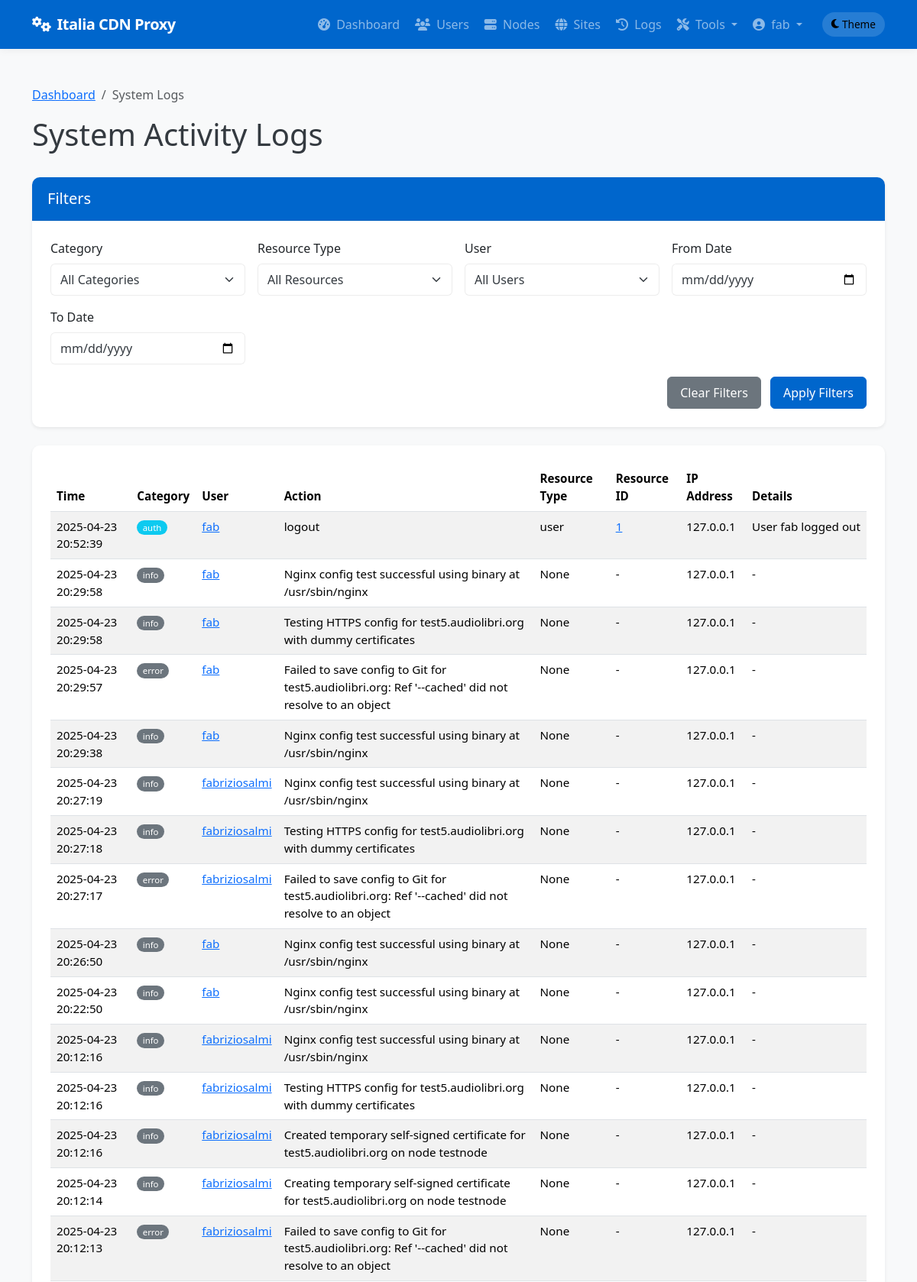
The page /admin/system/logs (signed in, upper part) on the database its author committed.
### app/models/models.py (models this page shows, shortened)
class User(db.Model):
    __tablename__ = 'users'
    id = db.Column(db.Integer, primary_key=True)
    username = db.Column(db.String(64), unique=True, index=True, nullable=False)
    email = db.Column(db.String(120), unique=True, index=True, nullable=False)
    password_hash = db.Column(db.String(128), nullable=False)
    role = db.Column(db.String(20), nullable=False, default='client')  # 'admin' or 'client'
    is_active = db.Column(db.Boolean, default=True)
    created_at = db.Column(db.DateTime, default=datetime.utcnow)
    last_login = db.Column(db.DateTime, nullable=True)
    sites = db.relationship('Site', backref='owner', lazy='dynamic')
    def is_admin(self):
        return self.role == 'admin'

class SystemLog(db.Model):
    __tablename__ = 'system_logs'
    id = db.Column(db.Integer, primary_key=True)
    user_id = db.Column(db.Integer, db.ForeignKey('users.id'), nullable=True)  # Null for system events
    category = db.Column(db.String(32), nullable=False)  # auth, admin, system, security, etc.
    action = db.Column(db.String(64), nullable=False)    # login, logout, create, delete, etc.
    resource_type = db.Column(db.String(32), nullable=True)  # user, node, site, etc.
    resource_id = db.Column(db.Integer, nullable=True)       # ID of the affected resource
    details = db.Column(db.Text, nullable=True)              # Additional details
    ip_address = db.Column(db.String(45), nullable=True)     # IP address of user/system
    created_at = db.Column(db.DateTime, default=datetime.utcnow)
    user = db.relationship('User', backref=db.backref('system_logs', lazy='dynamic'))

### app/controllers/admin.py (the view, shortened to what this page needs)
@admin.route('/system/logs')
@login_required
@admin_required
def system_logs():
    category = request.args.get('category')
    user_id = request.args.get('user_id')
    resource_type = request.args.get('resource_type')
    from_date = request.args.get('from_date')
    to_date = request.args.get('to_date')
    from app.models.models import SystemLog
    query = SystemLog.query
    if category:
        query = query.filter(SystemLog.category == category)
    if user_id:
        query = query.filter(SystemLog.user_id == user_id)
    if resource_type:
        query = query.filter(SystemLog.resource_type == resource_type)
    if from_date:
        try:
            from_datetime = datetime.strptime(from_date, '%Y-%m-%d')
            query = query.filter(SystemLog.created_at >= from_datetime)
        except ValueError:
            pass
    categories = db.session.query(SystemLog.category).distinct().all()
    resource_types = db.session.query(SystemLog.resource_type).distinct().all()
    users = User.query.all()
    page = request.args.get('page', 1, type=int)
    logs = query.order_by(SystemLog.created_at.desc()).paginate(page=page, per_page=50)
    return render_template('admin/system_logs.html',
                          logs=logs,
                          categories=[c[0] for c in categories if c[0]],
                          resource_types=[r[0] for r in resource_types if r[0]],
                          users=users,
                          filters={
                              'category': category,
                              'user_id': user_id,
                              'resource_type': resource_type,
                              'from_date': from_date,
                              'to_date': to_date
                          })

### app/templates/admin/system_logs.html (shortened to what this page needs)
{% extends 'base.html' %}
{% block content %}
<div class="container py-4">
    <nav aria-label="breadcrumb">
        <ol class="breadcrumb">
            <li class="breadcrumb-item"><a href="{{ url_for('admin.dashboard') }}">Dashboard</a></li>
            <li class="breadcrumb-item active" aria-current="page">System Logs</li>
        </ol>
    </nav>
    <div class="d-flex justify-content-between align-items-center mb-4">
        <h1>System Activity Logs</h1>
    </div>
    <div class="card shadow-sm mb-4">
        <div class="card-header bg-primary text-white">
            <h5 class="card-title mb-0">Filters</h5>
        </div>
        <div class="card-body">
            <form method="GET" action="{{ url_for('admin.system_logs') }}" class="row g-3">
                <div class="col-md-3">
                    <label for="category" class="form-label">Category</label>
                    <select class="form-select" id="category" name="category">
                        <option value="">All Categories</option>
                    </select>
                </div>
                <div class="col-md-3">
                    <label for="resource_type" class="form-label">Resource Type</label>
                    <select class="form-select" id="resource_type" name="resource_type">
                        <option value="">All Resources</option>
                    </select>
                </div>
                <div class="col-md-3">
                    <label for="user_id" class="form-label">User</label>
                    <select class="form-select" id="user_id" name="user_id">
                        <option value="">All Users</option>
                    </select>
                </div>
                <div class="col-md-3">
                    <label for="from_date" class="form-label">From Date</label>
                    <input type="date" class="form-control" id="from_date" name="from_date" value="{{ filters.from_date }}">
                </div>
                <div class="col-md-3">
                    <label for="to_date" class="form-label">To Date</label>
                    <input type="date" class="form-control" id="to_date" name="to_date" value="{{ filters.to_date }}">
                </div>
                <div class="col-md-12 text-end">
                    <a href="{{ url_for('admin.system_logs') }}" class="btn btn-secondary me-2">Clear Filters</a>
                    <button type="submit" class="btn btn-primary">Apply Filters</button>
                </div>
            </form>
        </div>
    </div>
    <div class="card shadow-sm">
        <div class="card-body">
            {% if logs.items %}
                <div class="table-responsive">
                    <table class="table table-striped table-hover">
                        <thead>
                            <tr>
                                <th>Time</th>
                                <th>Category</th>
                                <th>User</th>
                                <th>Action</th>
                                <th>Resource Type</th>
                                <th>Resource ID</th>
                                <th>IP Address</th>
                                <th>Details</th>
                            </tr>
                        </thead>
                        <tbody>
                            {% for log in logs.items %}
                            <tr>
                                <td>{{ log.created_at.strftime('%Y-%m-%d %H:%M:%S') }}</td>
                                <td>
                                    <span class="badge rounded-pill
                                    {% if log.category == 'auth' %}bg-info
                                    {% elif log.category == 'admin' %}bg-primary
                                    {% elif log.category == 'security' %}bg-danger
                                    {% elif log.category == 'system' %}bg-success
                                    {% else %}bg-secondary{% endif %}">
                                        {{ log.category }}
                                    </span>
                                </td>
                                <td>
                                    {% if log.user %}
                                        <a href="{{ url_for('admin.edit_user', user_id=log.user_id) }}">{{ log.user.username }}</a>
                                    {% else %}
                                        <span class="text-muted">System</span>
                                    {% endif %}
                                </td>
                                <td>{{ log.action }}</td>
                                <td>{{ log.resource_type }}</td>
                                <td>
                                    {% if log.resource_type == 'site' and log.resource_id %}
                                        <a href="{{ url_for('admin.view_site', site_id=log.resource_id) }}">{{ log.resource_id }}</a>
                                    {% elif log.resource_type == 'node' and log.resource_id %}
                                        <a href="{{ url_for('admin.view_node', node_id=log.resource_id) }}">{{ log.resource_id }}</a>
                                    {% elif log.resource_type == 'user' and log.resource_id %}
                                        <a href="{{ url_for('admin.edit_user', user_id=log.resource_id) }}">{{ log.resource_id }}</a>
                                    {% else %}
                                        {{ log.resource_id if log.resource_id else '-' }}
                                    {% endif %}
                                </td>
                                <td>{{ log.ip_address or '-' }}</td>
                                <td>
                                    <span class="text-truncate d-inline-block" style="max-width: 300px;" title="{{ log.details }}">
                                        {{ log.details or '-' }}
                                    </span>
                                </td>
                            </tr>
                            {% endfor %}
                        </tbody>
                    </table>
                </div>
            {% else %}
                <div class="alert alert-info mb-0">
                    <i class="fas fa-info-circle me-2"></i> No system logs found matching your criteria.
                </div>
            {% endif %}
        </div>
    </div>
</div>
{% endblock %}

### app/templates/base.html (shortened to what this page needs)
<!DOCTYPE html>
<html lang="en" data-bs-theme="light">
<head>
    <link href="https://cdn.jsdelivr.net/npm/bootstrap@5.3.2/dist/css/bootstrap.min.css" rel="stylesheet">
    <link rel="stylesheet" href="https://cdnjs.cloudflare.com/ajax/libs/font-awesome/6.4.2/css/all.min.css">
    <link rel="stylesheet" href="{{ url_for('static', filename='css/main.css') }}">
</head>
<body>
    <header>
        <nav class="navbar navbar-expand-lg navbar-dark bg-primary">
            <div class="container">
                <a class="navbar-brand" href="/">
                    <i class="fas fa-cogs me-2"></i>Italia CDN Proxy
                </a>
                <div class="collapse navbar-collapse" id="navbarNav">
                    <ul class="navbar-nav ms-auto">
                        {% if current_user.is_authenticated %}
                            {% if current_user.is_admin() %}
                                <li class="nav-item">
                                    <a class="nav-link {% if request.endpoint == 'admin.dashboard' %}active{% endif %}" href="{{ url_for('admin.dashboard') }}">
                                        <i class="fas fa-tachometer-alt me-1"></i> Dashboard
                                    </a>
                                </li>
                                <li class="nav-item">
                                    <a class="nav-link {% if 'admin.list_users' in request.endpoint %}active{% endif %}" href="{{ url_for('admin.list_users') }}">
                                        <i class="fas fa-users me-1"></i> Users
                                    </a>
                                </li>
                                <li class="nav-item">
                                    <a class="nav-link {% if 'admin.list_nodes' in request.endpoint %}active{% endif %}" href="{{ url_for('admin.list_nodes') }}">
                                        <i class="fas fa-server me-1"></i> Nodes
                                    </a>
                                </li>
                                <li class="nav-item">
                                    <a class="nav-link {% if 'admin.list_sites' in request.endpoint %}active{% endif %}" href="{{ url_for('admin.list_sites') }}">
                                        <i class="fas fa-globe me-1"></i> Sites
                                    </a>
                                </li>
                                <li class="nav-item">
                                    <a class="nav-link {% if request.endpoint == 'admin.deployment_logs' %}active{% endif %}" href="{{ url_for('admin.deployment_logs') }}">
                                        <i class="fas fa-history me-1"></i> Logs
                                    </a>
                                </li>
                                <li class="nav-item dropdown">
                                    <a class="nav-link dropdown-toggle" href="#" id="adminToolsDropdown" role="button" data-bs-toggle="dropdown" aria-expanded="false">
                                        <i class="fas fa-tools me-1"></i> Tools
                                    </a>
                                </li>
                            {% endif %}
                            <li class="nav-item dropdown">
                                <a class="nav-link dropdown-toggle" href="#" id="userDropdown" role="button" data-bs-toggle="dropdown" aria-expanded="false">
                                    <i class="fas fa-user-circle me-1"></i> {{ current_user.username }}
                                </a>
                            </li>
                        {% endif %}
                        <li class="nav-item d-flex align-items-center">
                            <button id="themeToggle" class="theme-toggle border-0" aria-label="Toggle theme">
                                <i class="fas fa-moon me-1"></i>
                                <span class="d-none d-md-inline">Theme</span>
                            </button>
                        </li>
                    </ul>
                </div>
            </div>
        </nav>
    </header>
    <main>
        {% block content %}{% endblock %}
    </main>
</body>
</html>

### rows shown on the page
User: username "fab"
SystemLog: created_at "2025-04-23 20:52:39", category "auth", user.username "fab", action "logout", resource_type "user", resource_id "1", ip_address "127.0.0.1", details "User fab logged out"
SystemLog: created_at "2025-04-23 20:29:58", category "info", user.username "fab", action "Nginx config test successful using binary at /usr/sbin/nginx", resource_type "None", resource_id "-", ip_address "127.0.0.1", details "-"
SystemLog: created_at "2025-04-23 20:29:58", category "info", user.username "fab", action "Testing HTTPS config for test5.audiolibri.org with dummy certificates", resource_type "None", resource_id "-", ip_address "127.0.0.1", details "-"
SystemLog: created_at "2025-04-23 20:29:57", category "error", user.username "fab", action "Failed to save config to Git for test5.audiolibri.org: Ref '--cached' did not resolve to an object", resource_type "None", resource_id "-", ip_address "127.0.0.1", details "-"
SystemLog: created_at "2025-04-23 20:29:38", category "info", user.username "fab", action "Nginx config test successful using binary at /usr/sbin/nginx", resource_type "None", resource_id "-", ip_address "127.0.0.1", details "-"
SystemLog: created_at "2025-04-23 20:27:19", category "info", user.username "fabriziosalmi", action "Nginx config test successful using binary at /usr/sbin/nginx", resource_type "None", resource_id "-", ip_address "127.0.0.1", details "-"
SystemLog: created_at "2025-04-23 20:27:18", category "info", user.username "fabriziosalmi", action "Testing HTTPS config for test5.audiolibri.org with dummy certificates", resource_type "None", resource_id "-", ip_address "127.0.0.1", details "-"
SystemLog: created_at "2025-04-23 20:27:17", category "error", user.username "fabriziosalmi", action "Failed to save config to Git for test5.audiolibri.org: Ref '--cached' did not resolve to an object", resource_type "None", resource_id "-", ip_address "127.0.0.1", details "-"
SystemLog: created_at "2025-04-23 20:26:50", category "info", user.username "fab", action "Nginx config test successful using binary at /usr/sbin/nginx", resource_type "None", resource_id "-", ip_address "127.0.0.1", details "-"
SystemLog: created_at "2025-04-23 20:22:50", category "info", user.username "fab", action "Nginx config test successful using binary at /usr/sbin/nginx", resource_type "None", resource_id "-", ip_address "127.0.0.1", details "-"
SystemLog: created_at "2025-04-23 20:12:16", category "info", user.username "fabriziosalmi", action "Nginx config test successful using binary at /usr/sbin/nginx", resource_type "None", resource_id "-", ip_address "127.0.0.1", details "-"
SystemLog: created_at "2025-04-23 20:12:16", category "info", user.username "fabriziosalmi", action "Testing HTTPS config for test5.audiolibri.org with dummy certificates", resource_type "None", resource_id "-", ip_address "127.0.0.1", details "-"
SystemLog: created_at "2025-04-23 20:12:16", category "info", user.username "fabriziosalmi", action "Created temporary self-signed certificate for test5.audiolibri.org on node testnode", resource_type "None", resource_id "-", ip_address "127.0.0.1", details "-"
SystemLog: created_at "2025-04-23 20:12:14", category "info", user.username "fabriziosalmi", action "Creating temporary self-signed certificate for test5.audiolibri.org on node testnode", resource_type "None", resource_id "-", ip_address "127.0.0.1", details "-"
SystemLog: created_at "2025-04-23 20:12:13", category "error", user.username "fabriziosalmi", action "Failed to save config to Git for test5.audiolibri.org: Ref '--cached' did not resolve to an object", resource_type "None", resource_id "-", ip_address "127.0.0.1", details "-"
